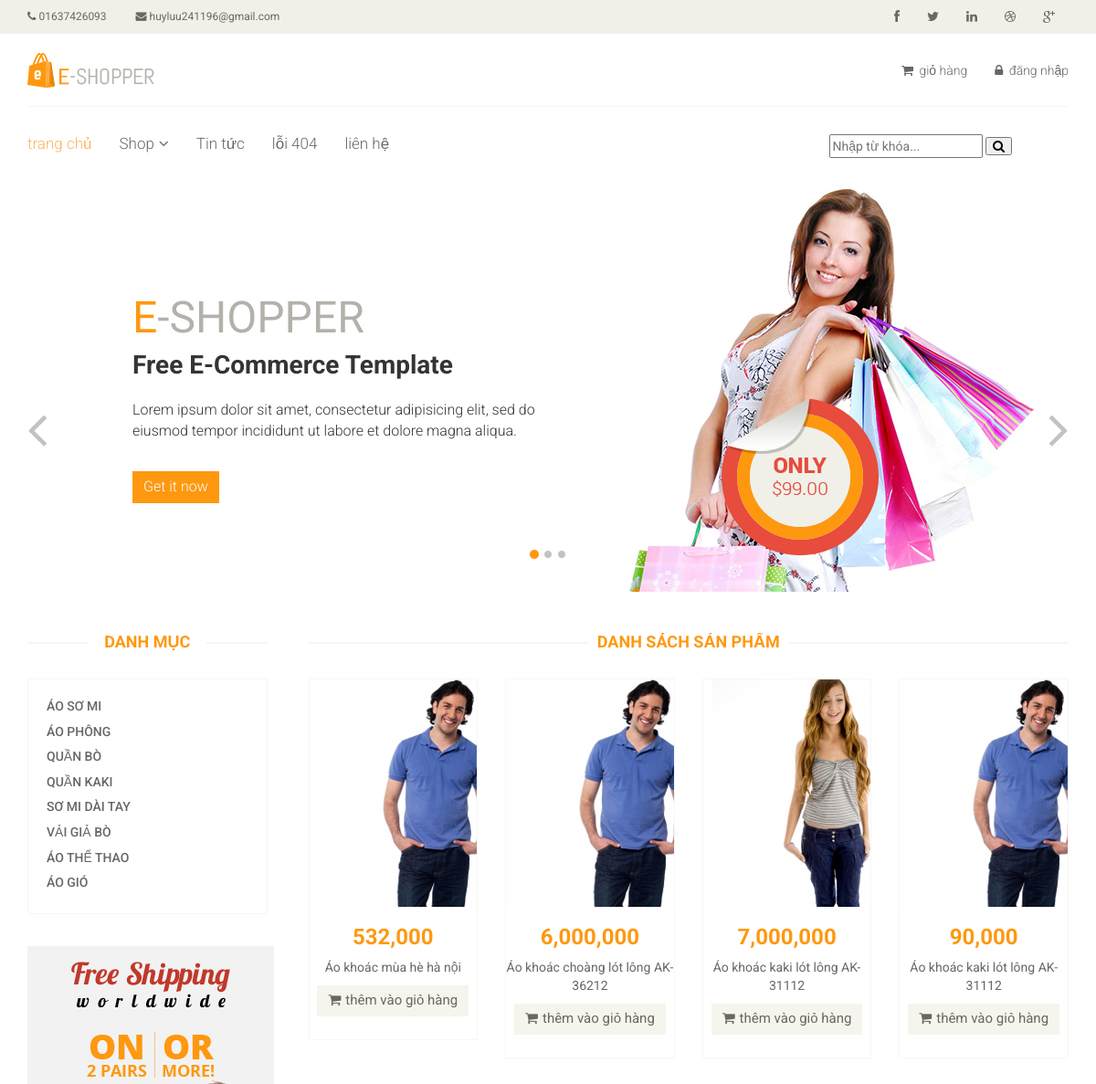
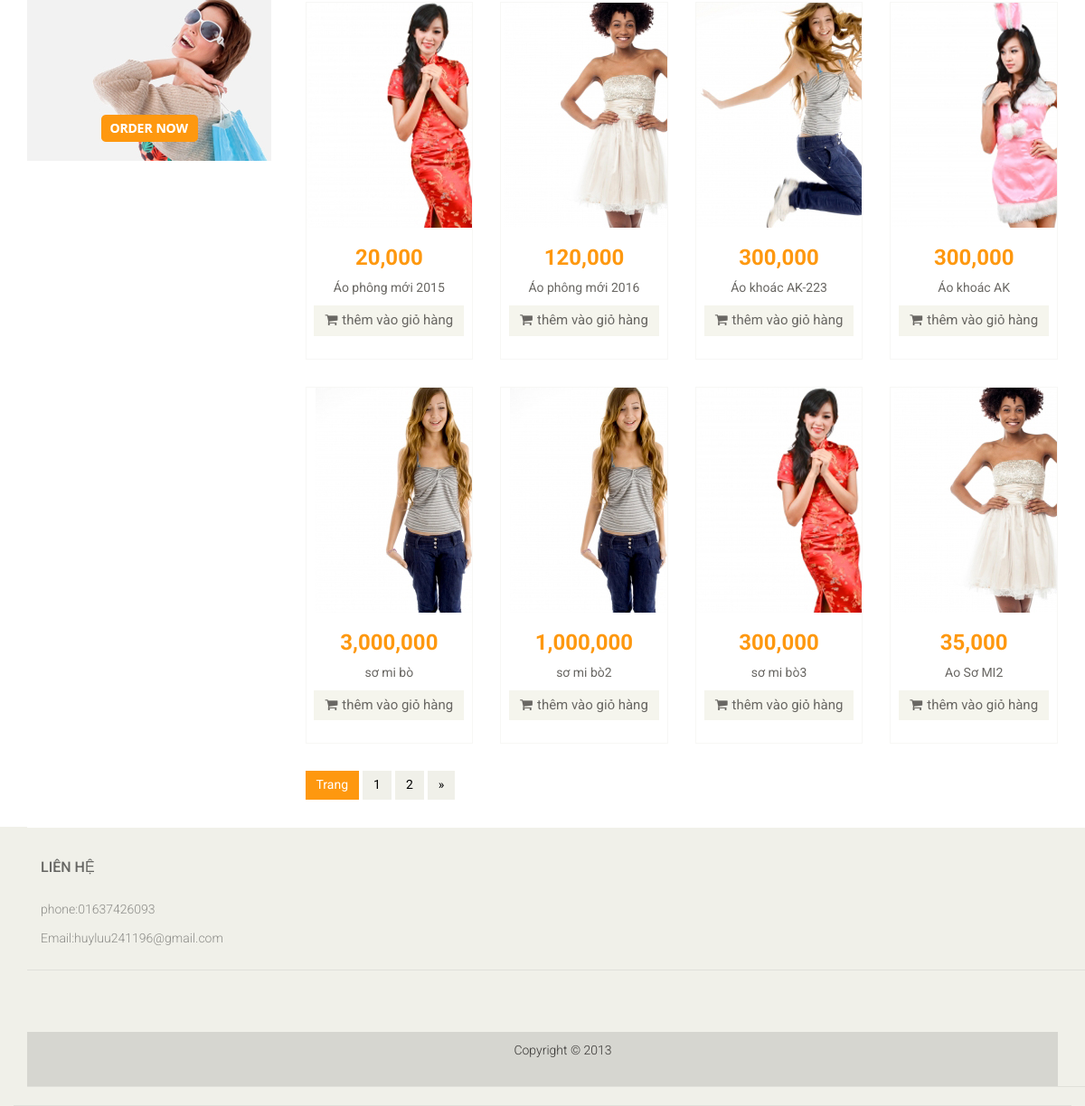
/index.php?controller=product, run on the app's committed database (2 pictures, top to bottom).
### tables this page shows
CREATE TABLE `tbl_category_book` (
  `pk_category_book_id` int(11) NOT NULL,
  `c_name` varchar(200) NOT NULL
);

CREATE TABLE `tbl_book` (
  `pk_book_id` int(11) NOT NULL,
  `fk_category_book_id` int(11) NOT NULL,
  `c_name` varchar(500) NOT NULL,
  `c_description` varchar(4000) NOT NULL,
  `c_content` text NOT NULL,
  `c_img` varchar(500) NOT NULL,
  `c_sapxuatban` int(11) NOT NULL DEFAULT '0',
  `c_price` float NOT NULL
);

### controller/controller_category.php (called while the page is built, shortened)
<?php
class category extends controller
{
	public function __construct()
	{
		$arr=$this->model->fetch("select * from tbl_category_book");
		include "view/view_category.php";
	}
}
new category();
?>

### index.php (called while the page is built, shortened)
<?php
include "config.php";
include "application/model.php";
include "application/controller.php";
include  "view/view_layout.php";
?>

### application/controller.php (called while the page is built, shortened)
<?php
class controller{
	public function __construct()
	{
		$this->model=new model();
	}
}
?>

### application/model.php (called while the page is built, shortened)
<?php
class model
{
	public function fetch($sql){
			global $con;
			$result = mysqli_query($con,$sql);
			$arr = array();
			while($rows = mysqli_fetch_array($result))
				$arr[] = $rows;
			return $arr;
		}
	public function count($sql)
	{
		global $con;
		$result=mysqli_query($con,$sql);
		return mysqli_num_rows($result);
	}
}
?>

### controller/controller_product.php (called while the page is built, shortened)
<?php
class product extends controller
{
	public function __construct()
	{
		$record_per_page=12;
		$toltal_record=$this->model->count("select * from tbl_book ");
		$num_page=ceil($toltal_record/$record_per_page);
		$page=isset($_GET["p"])?($_GET["p"]-1):0;
		$from=$page*$record_per_page;
		$arr=$this->model->fetch("select * from tbl_book limit $from,$record_per_page");
		include "view/view_product.php";
	}
}
new product();
?>

### view/view_product.php (the view, shortened to what this page needs)
<div class="col-sm-9 padding-right">
					<div class="features_items">
						<h2 class="title text-center">danh sách sản phẩm</h2>
							<?php
							foreach($arr as $product)
								{
									?>
						<div class="col-sm-3">
							<div class="product-image-wrapper">
								<div class="single-products">
									<div class="productinfo text-center">
										<img src="<?php  echo $product["c_img"]?>" style="width: 268px; height: 249px;" />
										<h2><?php echo number_format($product["c_price"])?></h2>
										<p><?php echo $product["c_name"]?></p>
										<a href="index.php?controller=cart&act=add&id=<?php echo $product["pk_book_id"]?>" class="btn btn-default add-to-cart"><i class="fa fa-shopping-cart"></i>thêm vào giỏ hàng</a>
									</div>
									<div class="product-overlay">
										<div class="overlay-content">
										</div>
									</div>
								</div>
								</div>
								</div>
								<?php } ?>
							</div>
						<ul class="pagination">
							<li class="active"><a href="">Trang</a></li>
							<?php
						for($i=1;$i<=$num_page;$i++)
						{
						?>
							<li><a href="index.php?controller=product&p=<?php echo $i ?>"><?php echo $i?></a></li>
							<?php } ?>
							<li><a href="">&raquo;</a></li>
						</ul>
				</div>
			</div>

### view/view_category.php
<div class="panel-group category-products" id="accordian">
							<div class="panel panel-default">
							<?php
									foreach($arr as $rows)
									{
									?>
								<div class="panel-heading">
									<h3 class="panel-title">
							<a  href="index.php?controller=category_product&id=<?php echo $rows["pk_category_book_id"]?>">
											<span class="badge pull-right"></span>
											<?php  echo $rows["c_name"]?>
										</a>
									</h3>
								</div>
								<?php  } ?>
							</div>
						</div><!--/

### public/css/main.css (style rules this page uses)
body { font-family: 'Roboto', sans-serif; background:; position: relative; font-weight:400px; }
ul li { list-style: none; }
a { -webkit-transition: 300ms; -moz-transition: 300ms; -o-transition: 300ms; transition: 300ms; }
h1, h2, h3, h4, h5, h6 { font-family: 'Roboto', sans-serif; }
.category-products { border: 1px solid #F7F7F0; margin-bottom: 35px; padding-bottom: 20px; padding-top: 15px; }
.left-sidebar h2:after, h2.title:after { content: " "; position: absolute; border: 1px solid #f5f5f5; bottom:8px; left: 0; width: 100%; height: 0; z-index: -2; }
h2.title:before { content: " "; position: absolute; background: #fff; bottom: -6px; width: 220px; height: 30px; z-index: -1; left: 50%; margin-left: -110px; }
.category-products .panel { background-color: #FFFFFF; border: 0px; border-radius: 0px; box-shadow:none; margin-bottom: 0px; }
.category-products .panel-default .panel-heading { background-color: #FFFFFF; border: 0 none; color: #FFFFFF; padding: 5px 20px; }
.category-products .panel-default .panel-heading .panel-title a { color: #696763; font-family: 'Roboto', sans-serif; font-size: 14px; text-decoration: none; text-transform: uppercase; }
.category-products .badge { background:none; border-radius: 10px; color: #696763; display: inline-block; font-size: 12px; font-weight: bold; line-height: 1; min-width: 10px; padding: 3px 7px; text-align: center; vertical-align: baseline; white-space: nowrap; }
.padding-right { padding-right: 0; }
.features_items { overflow:hidden; }
h2.title { color: #FE980F; font-family: 'Roboto', sans-serif; font-size: 18px; font-weight: 700; margin: 0 15px; text-transform: uppercase; margin-bottom: 30px; position: relative; }
.product-image-wrapper { border:1px solid #F7F7F5; overflow: hidden; margin-bottom:30px; }
.single-products { position: relative; }
.productinfo h2 { color: #FE980F; font-family: 'Roboto', sans-serif; font-size: 24px; font-weight: 700; }
.productinfo p { font-family: 'Roboto', sans-serif; font-size: 14px; font-weight: 400; color: #696763; }
.productinfo img { width: 100%; }
.productinfo { position:relative; }
.product-overlay { background:#FE980F; top: 0; display: none; height: 0; position: absolute; transition: height 500ms ease 0s; width: 100%; display: block; opacity:; }
.product-overlay .overlay-content { bottom: 0; position: absolute; bottom: 0; text-align: center; width: 100%; }
.add-to-cart { background:#F5F5ED; border: 0 none; border-radius: 0; color: #696763; font-family: 'Roboto', sans-serif; font-size: 15px; margin-bottom: 25px; }
.add-to-cart i { margin-right:5px; }
.pagination { display: inline-block; margin-bottom: 25px; margin-top: 0; padding-left: 15px; }
.pagination li:first-child a, .pagination li:first-child span { border-bottom-left-radius: 0; border-top-left-radius: 0; margin-left: 0; }
.pagination li:last-child a, .pagination li:last-child span { border-bottom-right-radius: 0; border-top-right-radius: 0; }
.pagination .active a, .pagination .active span, .pagination .active a:hover, .pagination .active span:hover, .pagination .active a:focus, .pagination .active span:focus { background-color: #FE980F; border-color: #FE980F; color: #FFFFFF; cursor: default; z-index: 2; }
.pagination li a, .pagination li span { background-color: #f0f0e9; border: 0; float: left; line-height: 1.42857; margin-left: -1px; padding: 6px 12px; position: relative; text-decoration: none; margin-right: 5px; color:#000; }

### data on the page
tbl_category_book: c_name "ÁO SƠ MI"
tbl_category_book: c_name "ÁO PHÔNG"
tbl_category_book: c_name "QUẦN BÒ"
tbl_category_book: c_name "QUẦN KAKI"
tbl_category_book: c_name "SƠ MI DÀI TAY"
tbl_category_book: c_name "VẢI GIẢ BÒ"
tbl_category_book: c_name "ÁO THỂ THAO"
tbl_category_book: c_name "ÁO GIÓ"
tbl_book: c_img (picture), c_price "532,000", c_name "Áo khoác mùa hè hà nội"
tbl_book: c_img (picture), c_price "6,000,000", c_name "Áo khoác choàng lót lông AK-36212"
tbl_book: c_img (picture), c_price "7,000,000", c_name "Áo khoác kaki lót lông AK-31112"
tbl_book: c_img (picture), c_price "90,000", c_name "Áo khoác kaki lót lông AK-31112"
tbl_book: c_img (picture), c_price "20,000", c_name "Áo phông mới 2015"
tbl_book: c_img (picture), c_price "120,000", c_name "Áo phông mới 2016"
tbl_book: c_img (picture), c_price "300,000", c_name "Áo khoác AK-223"
tbl_book: c_img (picture), c_price "300,000", c_name "Áo khoác AK"
tbl_book: c_img (picture), c_price "3,000,000", c_name "sơ mi bò"
tbl_book: c_img (picture), c_price "1,000,000", c_name "sơ mi bò2"
tbl_book: c_img (picture), c_price "300,000", c_name "sơ mi bò3"
tbl_book: c_img (picture), c_price "35,000", c_name "Ao Sơ MI2"
